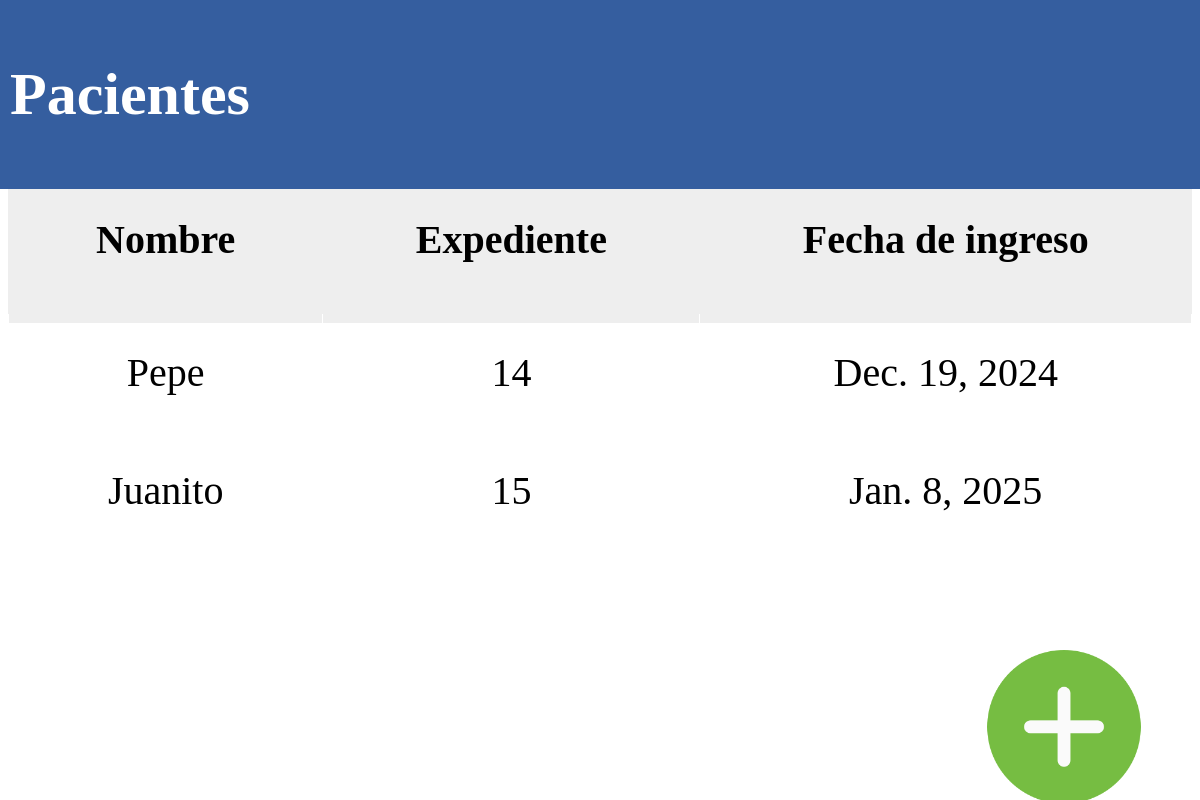
The page /pacientesEnfermero/ on the database its author committed.
### Hospital_Infantil/models.py (models this page shows, shortened)
class Paciente(models.Model):
    PACIENTE_ACTIVO_CHOICES = [
        ("Habilitado", "Habilitado"),
        ("Deshabilitado", "Deshabilitado")
    ]
    expediente = models.AutoField(primary_key=True, unique=True)
    nombre = models.CharField(max_length=50, blank=False)
    apellido_paterno = models.CharField(max_length=50, blank=False)
    apellido_materno = models.CharField(max_length=50, blank=False)
    fecha_ingreso = models.DateField(default=timezone.now)
    fecha_nacimiento = models.DateField(default=timezone.now)
    cirugia_realizada = models.CharField(max_length=100, blank=False)
    peso = models.FloatField(blank=False, default=0.0)
    altura = models.FloatField(blank=False, default=0.0)
    diagnostico_clinico_prequirurgico = models.CharField(max_length=1000, blank=False)
    nota_enfermeria = models.CharField(max_length=1000, blank=False)
    medico_Encargado = models.ForeignKey(
        UserProfile,
        on_delete=models.SET_NULL,
        null = True,
        limit_choices_to={'user__userprofile__funcionalidad': 'medico'},
    )
    paciente_Habilitado= models.CharField(max_length=15,
                                          choices=PACIENTE_ACTIVO_CHOICES,
                                          default="Habilitado")

### Hospital_Infantil/views.py (the view)
# urls.py: path('pacientesEnfermero/', views.mostrarPacientesEnfermero, name='mostrarPacientesEnfermero'),
def mostrarPacientesEnfermero(request):
    pacientes = Paciente.objects.filter(paciente_Habilitado="Habilitado")
    return render(request, 'pacientesEnfermero.html', {'Pacientes': pacientes})

### templates/pacientesEnfermero.html (shortened to what this page needs)
{% load static %}
<!DOCTYPE html>
<html lang="en">
<head>
    <link rel="stylesheet" href="{% static 'CSS/listsDisplays.css' %}">
    <div class="fixed-top-border">
        <h1>Pacientes</h1>
    </div>
    <div class="image-container">
        <a href=" {% url 'registroPaciente' %}">
        <img src="{% static 'assets/Interfaz/plus.png' %}">
        </a>
    </div>
</head>
<body>
    <table>
        <thead>
            <tr>
                <th>Nombre</th>
                <th>Expediente</th>
                <th>Fecha de ingreso</th>
            </tr>
        </thead>
        <tbody>
            {% for paciente in Pacientes %}
                {% if paciente.paciente_Habilitado == "Habilitado" %}
                <tr onclick="window.location='{% url 'perfilPacienteEnfermero' paciente.expediente %}'" style="cursor: pointer;">
                    <td>{{ paciente.nombre }}</td>
                    <td>{{ paciente.expediente }}</td>
                    <td>{{ paciente.fecha_ingreso }}</td>
                </tr>
                {% endif %}
            {% empty %}
            <tr>
                <td colspan="3">No hay pacientes registrados</td>
            </tr>
            {% endfor %}
        </tbody>
    </table>
</body>
</html>

### static/CSS/listsDisplays.css (style rules this page uses)
.fixed-top-border { position: fixed; top: 0; left: 0; width: 100%; height: 169.3px; background-color: #355e9f; z-index: 1000; display: flex; align-items: center; font-family: Montserrat; color: white; padding: 10px; }
table { font-family: Calibri; border-collapse: collapse; border: #EEEEEE; width: 100%; margin-top: 80px; }
th { font-family: Calibri; font-size: 40px; border: 1px solid #EEEEEE; text-align:center; padding: 60px; padding-top: 125px; position: sticky; top: 90px; z-index: 100; background-color: #EEEEEE; }
td { font-family: Calibri; font-size: 40px; border: 1px solid #FFFF; text-align: center; padding: 35px; }
tr:nth-child(even) { text-align: center; }
h1 { font-family: Montserrat; font-size: 60px; }
.image-container { position: fixed; display: flex; flex-direction: column; align-items: center; gap: 80px; margin-top: 10px; scale: 60%; top: 65%; left: 78%; }

### rows shown on the page
Paciente: nombre "Pepe", expediente "14", fecha_ingreso "Dec. 19, 2024"
Paciente: nombre "Juanito", expediente "15", fecha_ingreso "Jan. 8, 2025"
